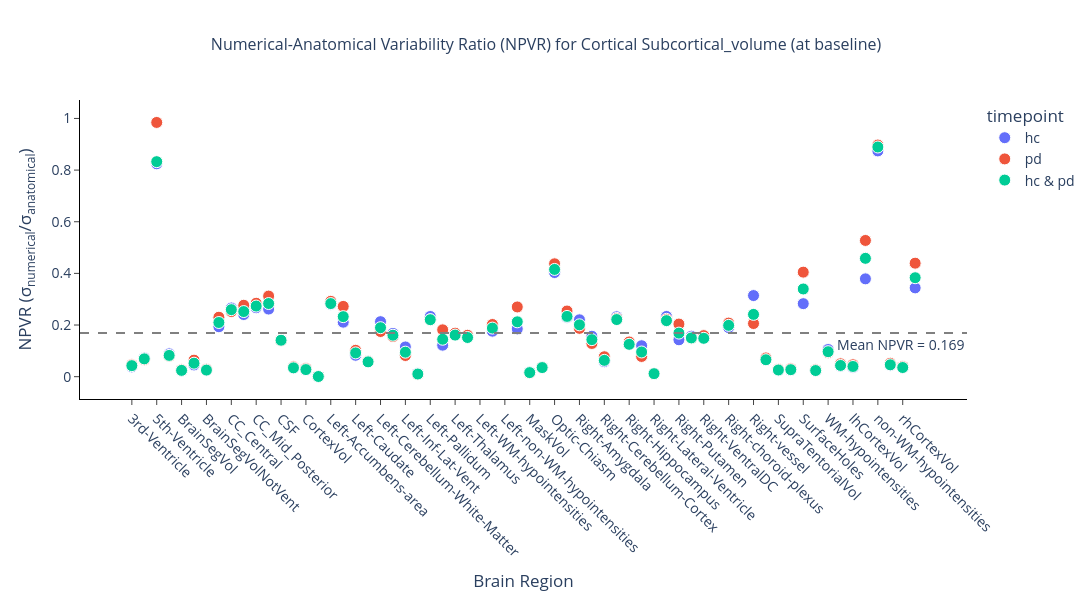
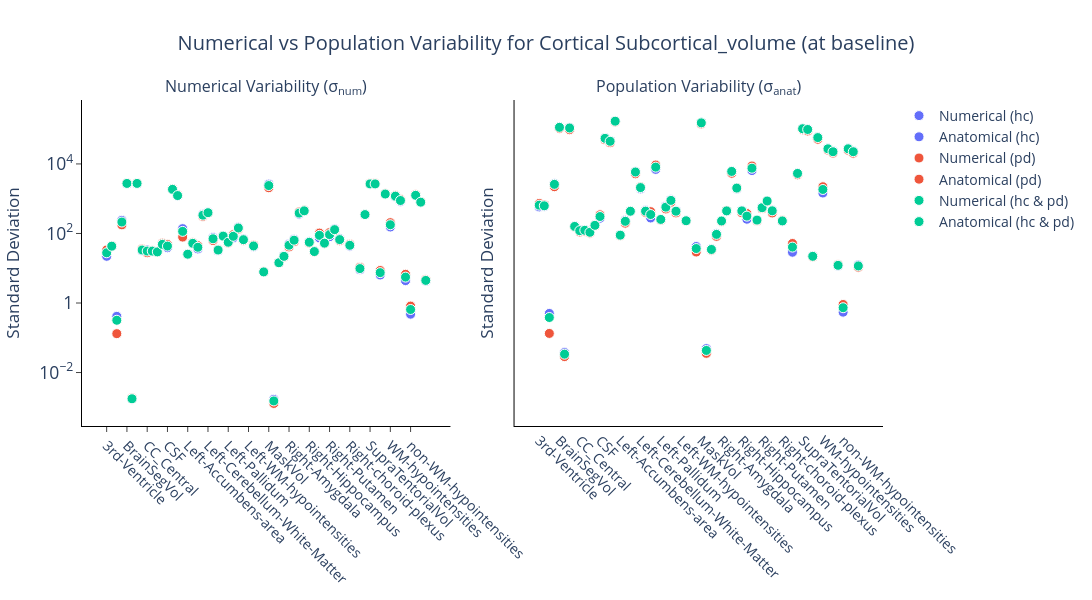

Write notebook code for charts like these, in order.
### Markdown cell above
### Baseline HC+PD

### Code cell
pop_hc_baseline, pop_pd_baseline = get_population(df, df_cohort, visit="first")
pop_hc_followup, pop_pd_followup = get_population(df, df_cohort, visit="second")

pop_hc = pop_hc_baseline
pop_pd = pop_pd_baseline
pop_all = np.concatenate([pop_hc_baseline, pop_pd_baseline])

config = NpvrConfig(
    metric=METRIC,
    bilateral=False,
    change=False,
    csv_dir=csv_dir,
    figures_dir=figures_dir,
    regions_template=regions_template,
    anondir=anondir,
    title_suffix="Cortical",
    timepoint="baseline",
)

_ = generate_npvr(
    get_stats_metric=get_stats_metric,
    pop1=pop_hc,
    pop2=pop_pd,
    pop_all=pop_all,
    pop1_name="hc",
    pop2_name="pd",
    config=config,
)

pop_hc = pop_hc_followup
pop_pd = pop_pd_followup
pop_all = np.concatenate([pop_hc_followup, pop_pd_followup])

config = NpvrConfig(
    metric=METRIC,
    bilateral=False,
    change=False,
    csv_dir=csv_dir,
    figures_dir=figures_dir,
    regions_template=regions_template,
    anondir=anondir,
    title_suffix="Cortical",
    timepoint="followup",
)

_ = generate_npvr(
    get_stats_metric=get_stats_metric,
    pop1=pop_hc,
    pop2=pop_pd,
    pop_all=pop_all,
    pop1_name="hc",
    pop2_name="pd",
    config=config,
)

### Figure 1 — Plotly figure (JSON) as saved in the notebook; plotly's stock layout.template omitted (floating-point values rounded to 4 significant figures)
{"data": [{"customdata": [[22.03, 580.8], [42.69, 593.7], [0.4129, 0.5009], [238.6, 2701.0], [2716.0, 113500.0], [0.001697, 0.0374], [2720.0, 109900.0], [31.67, 163.8], [33.71, 126.7], [30.4, 126.3], [29.87, 111.9], [45.13, 172.4], [38.88, 274.0], [1830.0, 55250.0], [1193.0, 45960.0], [137.5, 170000.0], [25.39, 90.62], [50.46, 239.1], [35.97, 434.0], [356.4, 5925.0], [408.9, 1920.0], [76.2, 454.8], [32.03, 278.3], [84.53, 6974.0], [57.95, 248.6], [74.56, 611.3], [151.5, 927.7], [69.0, 448.6], [0.0, 0.0], [41.57, 235.9], [0.0, 0.0], [7.794, 42.13], [2622.0, 151700.0], [0.001692, 0.04867], [14.36, 35.62], [22.73, 98.72], [49.47, 224.7], [68.33, 436.4], [357.8, 6170.0], [439.8, 1896.0], [57.99, 460.0], [30.8, 256.9], [74.53, 6441.0], [53.74, 230.5], [80.79, 565.8], [134.7, 859.2], [70.32, 465.1], [0.0, 0.0], [42.95, 225.8], [0.0, 0.0], [9.048, 28.81], [347.0, 5394.0], [2604.0, 103300.0], [2605.0, 99700.0], [6.392, 22.6], [1341.0, 58570.0], [153.2, 1457.0], [1134.0, 27640.0], [834.6, 22980.0], [4.401, 11.62], [0.4765, 0.545], [1216.0, 27690.0], [787.1, 23070.0], [4.265, 12.4]], "hovertemplate": "<b>%{hovertext}</b><br><br>timepoint=hc<br>region=%{x}<br>NPVR=%{y:.3f}<br>num=%{customdata[0]:.2e}<br>anat=%{customdata[1]:.2e}<extra></extra>", "hovertext": ["3rd-Ventricle", "4th-Ventricle", "5th-Ventricle", "Brain-Stem", "BrainSegVol", "BrainSegVol-to-eTIV", "BrainSegVolNotVent", "CC_Anterior", "CC_Central", "CC_Mid_Anterior", "CC_Mid_Posterior", "CC_Posterior", "CSF", "CerebralWhiteMatterVol", "CortexVol", "EstimatedTotalIntraCranialVol", "Left-Accumbens-area", "Left-Amygdala", "Left-Caudate", "Left-Cerebellum-Cortex", "Left-Cerebellum-White-Matter", "Left-Hippocampus", "Left-Inf-Lat-Vent", "Left-Lateral-Ventricle", "Left-Pallidum", "Left-Putamen", "Left-Thalamus", "Left-VentralDC", "Left-WM-hypointensities", "Left-choroid-plexus", "Left-non-WM-hypointensities", "Left-vessel", "MaskVol", "MaskVol-to-eTIV", "Optic-Chiasm", "Right-Accumbens-area", "Right-Amygdala", "Right-Caudate", "Right-Cerebellum-Cortex", "Right-Cerebellum-White-Matter", "Right-Hippocampus", "Right-Inf-Lat-Vent", "Right-Lateral-Ventricle", "Right-Pallidum", "Right-Putamen", "Right-Thalamus", "Right-VentralDC", "Right-WM-hypointensities", "Right-choroid-plexus", "Right-non-WM-hypointensities", "Right-vessel", "SubCortGrayVol", "SupraTentorialVol", "SupraTentorialVolNotVent", "SurfaceHoles", "TotalGrayVol", "WM-hypointensities", "lhCerebralWhiteMatterVol", "lhCortexVol", "lhSurfaceHoles", "non-WM-hypointensities", "rhCerebralWhiteMatterVol", "rhCortexVol", "rhSurfaceHoles"], "legendgroup": "hc", "marker": {"color": "#636efa", "line": {"color": "white", "width": 1}, "size": 12, "symbol": "circle"}, "mode": "markers", "name": "hc", "orientation": "v", "showlegend": true, "type": "scatter", "x": ["3rd-Ventricle", "4th-Ventricle", "5th-Ventricle", "Brain-Stem", "BrainSegVol", "BrainSegVol-to-eTIV", "BrainSegVolNotVent", "CC_Anterior", "CC_Central", "CC_Mid_Anterior", "CC_Mid_Posterior", "CC_Posterior", "CSF", "CerebralWhiteMatterVol", "CortexVol", "EstimatedTotalIntraCranialVol", "Left-Accumbens-area", "Left-Amygdala", "Left-Caudate", "Left-Cerebellum-Cortex", "Left-Cerebellum-White-Matter", "Left-Hippocampus", "Left-Inf-Lat-Vent", "Left-Lateral-Ventricle", "Left-Pallidum", "Left-Putamen", "Left-Thalamus", "Left-VentralDC", "Left-WM-hypointensities", "Left-choroid-plexus", "Left-non-WM-hypointensities", "Left-vessel", "MaskVol", "MaskVol-to-eTIV", "Optic-Chiasm", "Right-Accumbens-area", "Right-Amygdala", "Right-Caudate", "Right-Cerebellum-Cortex", "Right-Cerebellum-White-Matter", "Right-Hippocampus", "Right-Inf-Lat-Vent", "Right-Lateral-Ventricle", "Right-Pallidum", "Right-Putamen", "Right-Thalamus", "Right-VentralDC", "Right-WM-hypointensities", "Right-choroid-plexus", "Right-non-WM-hypointensities", "Right-vessel", "SubCortGrayVol", "SupraTentorialVol", "SupraTentorialVolNotVent", "SurfaceHoles", "TotalGrayVol", "WM-hypointensities", "lhCerebralWhiteMatterVol", "lhCortexVol", "lhSurfaceHoles", "non-WM-hypointensities", "rhCerebralWhiteMatterVol", "rhCortexVol", "rhSurfaceHoles"], "xaxis": "x", "y": [0.03794, 0.0719, 0.8244, 0.08832, 0.02393, 0.04537, 0.02476, 0.1933, 0.266, 0.2407, 0.2669, 0.2618, 0.1419, 0.03312, 0.02596, 0.0008089, 0.2802, 0.2111, 0.08288, 0.06016, 0.213, 0.1675, 0.1151, 0.01212, 0.2331, 0.122, 0.1633, 0.1538, NaN, 0.1762, NaN, 0.185, 0.01729, 0.03476, 0.4032, 0.2303, 0.2202, 0.1566, 0.05799, 0.232, 0.1261, 0.1199, 0.01157, 0.2332, 0.1428, 0.1568, 0.1512, NaN, 0.1902, NaN, 0.3141, 0.06433, 0.02521, 0.02613, 0.2828, 0.02289, 0.1052, 0.04103, 0.03632, 0.3788, 0.8743, 0.04392, 0.03411, 0.3439], "yaxis": "y"}, {"customdata": [[33.56, 731.4], [43.54, 663.1], [0.1313, 0.1333], [177.0, 2210.0], [2785.0, 104000.0], [0.001839, 0.02872], [2783.0, 96660.0], [35.47, 154.1], [27.84, 110.4], [31.9, 115.4], [29.08, 102.3], [52.46, 168.1], [48.22, 343.7], [1890.0, 49750.0], [1274.0, 40750.0], [78.64, 161000.0], [25.24, 86.51], [53.86, 197.9], [44.6, 436.9], [308.6, 5190.0], [379.6, 2170.0], [62.43, 401.9], [34.72, 423.5], [83.07, 9302.0], [53.31, 242.4], [92.0, 507.2], [133.4, 791.8], [62.64, 390.7], [0.0, 0.0], [46.18, 228.5], [0.0, 0.0], [7.884, 29.2], [2067.0, 141400.0], [0.001291, 0.03567], [14.43, 33.01], [21.03, 82.68], [41.0, 219.2], [58.2, 452.6], [415.6, 5382.0], [455.1, 2017.0], [53.17, 395.5], [29.34, 374.7], [102.4, 8723.0], [51.23, 230.7], [105.7, 518.7], [121.0, 813.8], [61.82, 388.8], [0.0, 0.0], [48.68, 234.6], [0.0, 0.0], [10.61, 51.55], [353.1, 4862.0], [2733.0, 96280.0], [2729.0, 88690.0], [8.609, 21.27], [1384.0, 51150.0], [204.4, 2208.0], [1242.0, 24950.0], [945.5, 20480.0], [6.698, 12.7], [0.8148, 0.9083], [1293.0, 24880.0], [803.7, 20370.0], [4.695, 10.68]], "hovertemplate": "<b>%{hovertext}</b><br><br>timepoint=pd<br>region=%{x}<br>NPVR=%{y:.3f}<br>num=%{customdata[0]:.2e}<br>anat=%{customdata[1]:.2e}<extra></extra>", "hovertext": ["3rd-Ventricle", "4th-Ventricle", "5th-Ventricle", "Brain-Stem", "BrainSegVol", "BrainSegVol-to-eTIV", "BrainSegVolNotVent", "CC_Anterior", "CC_Central", "CC_Mid_Anterior", "CC_Mid_Posterior", "CC_Posterior", "CSF", "CerebralWhiteMatterVol", "CortexVol", "EstimatedTotalIntraCranialVol", "Left-Accumbens-area", "Left-Amygdala", "Left-Caudate", "Left-Cerebellum-Cortex", "Left-Cerebellum-White-Matter", "Left-Hippocampus", "Left-Inf-Lat-Vent", "Left-Lateral-Ventricle", "Left-Pallidum", "Left-Putamen", "Left-Thalamus", "Left-VentralDC", "Left-WM-hypointensities", "Left-choroid-plexus", "Left-non-WM-hypointensities", "Left-vessel", "MaskVol", "MaskVol-to-eTIV", "Optic-Chiasm", "Right-Accumbens-area", "Right-Amygdala", "Right-Caudate", "Right-Cerebellum-Cortex", "Right-Cerebellum-White-Matter", "Right-Hippocampus", "Right-Inf-Lat-Vent", "Right-Lateral-Ventricle", "Right-Pallidum", "Right-Putamen", "Right-Thalamus", "Right-VentralDC", "Right-WM-hypointensities", "Right-choroid-plexus", "Right-non-WM-hypointensities", "Right-vessel", "SubCortGrayVol", "SupraTentorialVol", "SupraTentorialVolNotVent", "SurfaceHoles", "TotalGrayVol", "WM-hypointensities", "lhCerebralWhiteMatterVol", "lhCortexVol", "lhSurfaceHoles", "non-WM-hypointensities", "rhCerebralWhiteMatterVol", "rhCortexVol", "rhSurfaceHoles"], "legendgroup": "pd", "marker": {"color": "#EF553B", "line": {"color": "white", "width": 1}, "size": 12, "symbol": "circle"}, "mode": "markers", "name": "pd", "orientation": "v", "showlegend": true, "type": "scatter", "x": ["3rd-Ventricle", "4th-Ventricle", "5th-Ventricle", "Brain-Stem", "BrainSegVol", "BrainSegVol-to-eTIV", "BrainSegVolNotVent", "CC_Anterior", "CC_Central", "CC_Mid_Anterior", "CC_Mid_Posterior", "CC_Posterior", "CSF", "CerebralWhiteMatterVol", "CortexVol", "EstimatedTotalIntraCranialVol", "Left-Accumbens-area", "Left-Amygdala", "Left-Caudate", "Left-Cerebellum-Cortex", "Left-Cerebellum-White-Matter", "Left-Hippocampus", "Left-Inf-Lat-Vent", "Left-Lateral-Ventricle", "Left-Pallidum", "Left-Putamen", "Left-Thalamus", "Left-VentralDC", "Left-WM-hypointensities", "Left-choroid-plexus", "Left-non-WM-hypointensities", "Left-vessel", "MaskVol", "MaskVol-to-eTIV", "Optic-Chiasm", "Right-Accumbens-area", "Right-Amygdala", "Right-Caudate", "Right-Cerebellum-Cortex", "Right-Cerebellum-White-Matter", "Right-Hippocampus", "Right-Inf-Lat-Vent", "Right-Lateral-Ventricle", "Right-Pallidum", "Right-Putamen", "Right-Thalamus", "Right-VentralDC", "Right-WM-hypointensities", "Right-choroid-plexus", "Right-non-WM-hypointensities", "Right-vessel", "SubCortGrayVol", "SupraTentorialVol", "SupraTentorialVolNotVent", "SurfaceHoles", "TotalGrayVol", "WM-hypointensities", "lhCerebralWhiteMatterVol", "lhCortexVol", "lhSurfaceHoles", "non-WM-hypointensities", "rhCerebralWhiteMatterVol", "rhCortexVol", "rhSurfaceHoles"], "xaxis": "x", "y": [0.04588, 0.06567, 0.9845, 0.08007, 0.02677, 0.06403, 0.02879, 0.2302, 0.2522, 0.2766, 0.2843, 0.3121, 0.1403, 0.03799, 0.03127, 0.0004884, 0.2918, 0.2722, 0.1021, 0.05946, 0.175, 0.1553, 0.08198, 0.00893, 0.22, 0.1814, 0.1685, 0.1603, NaN, 0.2021, NaN, 0.27, 0.01462, 0.03621, 0.4371, 0.2543, 0.1871, 0.1286, 0.07722, 0.2257, 0.1345, 0.07831, 0.01174, 0.222, 0.2038, 0.1487, 0.159, NaN, 0.2074, NaN, 0.2059, 0.07263, 0.02839, 0.03076, 0.4048, 0.02706, 0.09259, 0.04979, 0.04617, 0.5275, 0.8971, 0.05199, 0.03946, 0.4395], "yaxis": "y"}, {"customdata": [[27.81, 651.3], [43.08, 624.3], [0.3187, 0.3828], [213.1, 2587.0], [2747.0, 112900.0], [0.001762, 0.03374], [2748.0, 108100.0], [33.43, 159.3], [31.21, 120.3], [31.09, 123.3], [29.51, 107.9], [48.56, 171.4], [43.33, 307.1], [1857.0, 54420.0], [1230.0, 44770.0], [114.8, 169500.0], [25.32, 89.46], [52.02, 223.8], [40.08, 435.5], [335.8, 5856.0], [396.0, 2087.0], [70.35, 438.1], [33.27, 350.7], [83.88, 8086.0], [55.91, 253.4], [82.85, 571.5], [143.6, 892.1], [66.22, 436.4], [0.0, 0.0], [43.7, 232.3], [0.0, 0.0], [7.835, 36.88], [2389.0, 151700.0], [0.001525, 0.04322], [14.39, 34.65], [21.98, 94.19], [45.86, 228.4], [63.97, 445.9], [384.9, 6087.0], [446.8, 2019.0], [55.88, 446.0], [30.15, 315.4], [88.17, 7537.0], [52.63, 242.5], [92.81, 550.1], [128.7, 857.2], [66.63, 448.6], [0.0, 0.0], [45.61, 229.5], [0.0, 0.0], [9.782, 40.55], [349.8, 5329.0], [2663.0, 102900.0], [2661.0, 97960.0], [7.47, 21.99], [1360.0, 57270.0], [178.1, 1841.0], [1184.0, 27240.0], [886.1, 22420.0], [5.553, 12.12], [0.6507, 0.7315], [1252.0, 27260.0], [794.6, 22440.0], [4.463, 11.65]], "hovertemplate": "<b>%{hovertext}</b><br><br>timepoint=hc & pd<br>region=%{x}<br>NPVR=%{y:.3f}<br>num=%{customdata[0]:.2e}<br>anat=%{customdata[1]:.2e}<extra></extra>", "hovertext": ["3rd-Ventricle", "4th-Ventricle", "5th-Ventricle", "Brain-Stem", "BrainSegVol", "BrainSegVol-to-eTIV", "BrainSegVolNotVent", "CC_Anterior", "CC_Central", "CC_Mid_Anterior", "CC_Mid_Posterior", "CC_Posterior", "CSF", "CerebralWhiteMatterVol", "CortexVol", "EstimatedTotalIntraCranialVol", "Left-Accumbens-area", "Left-Amygdala", "Left-Caudate", "Left-Cerebellum-Cortex", "Left-Cerebellum-White-Matter", "Left-Hippocampus", "Left-Inf-Lat-Vent", "Left-Lateral-Ventricle", "Left-Pallidum", "Left-Putamen", "Left-Thalamus", "Left-VentralDC", "Left-WM-hypointensities", "Left-choroid-plexus", "Left-non-WM-hypointensities", "Left-vessel", "MaskVol", "MaskVol-to-eTIV", "Optic-Chiasm", "Right-Accumbens-area", "Right-Amygdala", "Right-Caudate", "Right-Cerebellum-Cortex", "Right-Cerebellum-White-Matter", "Right-Hippocampus", "Right-Inf-Lat-Vent", "Right-Lateral-Ventricle", "Right-Pallidum", "Right-Putamen", "Right-Thalamus", "Right-VentralDC", "Right-WM-hypointensities", "Right-choroid-plexus", "Right-non-WM-hypointensities", "Right-vessel", "SubCortGrayVol", "SupraTentorialVol", "SupraTentorialVolNotVent", "SurfaceHoles", "TotalGrayVol", "WM-hypointensities", "lhCerebralWhiteMatterVol", "lhCortexVol", "lhSurfaceHoles", "non-WM-hypointensities", "rhCerebralWhiteMatterVol", "rhCortexVol", "rhSurfaceHoles"], "legendgroup": "hc & pd", "marker": {"color": "#00cc96", "line": {"color": "white", "width": 1}, "size": 12, "symbol": "circle"}, "mode": "markers", "name": "hc & pd", "orientation": "v", "showlegend": true, "type": "scatter", "x": ["3rd-Ventricle", "4th-Ventricle", "5th-Ventricle", "Brain-Stem", "BrainSegVol", "BrainSegVol-to-eTIV", "BrainSegVolNotVent", "CC_Anterior", "CC_Central", "CC_Mid_Anterior", "CC_Mid_Posterior", "CC_Posterior", "CSF", "CerebralWhiteMatterVol", "CortexVol", "EstimatedTotalIntraCranialVol", "Left-Accumbens-area", "Left-Amygdala", "Left-Caudate", "Left-Cerebellum-Cortex", "Left-Cerebellum-White-Matter", "Left-Hippocampus", "Left-Inf-Lat-Vent", "Left-Lateral-Ventricle", "Left-Pallidum", "Left-Putamen", "Left-Thalamus", "Left-VentralDC", "Left-WM-hypointensities", "Left-choroid-plexus", "Left-non-WM-hypointensities", "Left-vessel", "MaskVol", "MaskVol-to-eTIV", "Optic-Chiasm", "Right-Accumbens-area", "Right-Amygdala", "Right-Caudate", "Right-Cerebellum-Cortex", "Right-Cerebellum-White-Matter", "Right-Hippocampus", "Right-Inf-Lat-Vent", "Right-Lateral-Ventricle", "Right-Pallidum", "Right-Putamen", "Right-Thalamus", "Right-VentralDC", "Right-WM-hypointensities", "Right-choroid-plexus", "Right-non-WM-hypointensities", "Right-vessel", "SubCortGrayVol", "SupraTentorialVol", "SupraTentorialVolNotVent", "SurfaceHoles", "TotalGrayVol", "WM-hypointensities", "lhCerebralWhiteMatterVol", "lhCortexVol", "lhSurfaceHoles", "non-WM-hypointensities", "rhCerebralWhiteMatterVol", "rhCortexVol", "rhSurfaceHoles"], "xaxis": "x", "y": [0.0427, 0.069, 0.8326, 0.08238, 0.02433, 0.05223, 0.02543, 0.2098, 0.2595, 0.2522, 0.2734, 0.2833, 0.1411, 0.03412, 0.02748, 0.0006775, 0.2831, 0.2325, 0.09203, 0.05734, 0.1897, 0.1606, 0.09487, 0.01037, 0.2207, 0.145, 0.161, 0.1518, NaN, 0.1881, NaN, 0.2124, 0.01575, 0.03528, 0.4153, 0.2334, 0.2008, 0.1435, 0.06323, 0.2212, 0.1253, 0.0956, 0.0117, 0.217, 0.1687, 0.1502, 0.1485, NaN, 0.1988, NaN, 0.2412, 0.06564, 0.02587, 0.02717, 0.3396, 0.02375, 0.09673, 0.04346, 0.03952, 0.4583, 0.8895, 0.04592, 0.03541, 0.3832], "yaxis": "y"}], "layout": {"annotations": [{"showarrow": false, "text": "Mean NPVR = 0.169", "x": 1, "xanchor": "right", "xref": "x domain", "y": 0.169, "yanchor": "top", "yref": "y"}], "font": {"size": 14}, "height": 600, "legend": {"title": {"text": "timepoint"}, "tracegroupgap": 0}, "plot_bgcolor": "white", "shapes": [{"line": {"color": "gray", "dash": "dash"}, "type": "line", "x0": 0, "x1": 1, "xref": "x domain", "y0": 0.169, "y1": 0.169, "yref": "y"}], "title": {"font": {"size": 16}, "text": "Numerical-Anatomical Variability Ratio (NPVR) for Cortical Subcortical_volume (at baseline)", "x": 0.5}, "width": 1400, "xaxis": {"anchor": "y", "domain": [0.0, 1.0], "linecolor": "black", "linewidth": 1, "showline": true, "tickangle": 45, "ticks": "outside", "title": {"text": "Brain Region"}}, "yaxis": {"anchor": "x", "domain": [0.0, 1.0], "exponentformat": "power", "linecolor": "black", "linewidth": 1, "showline": true, "ticks": "outside", "title": {"text": "NPVR (σ<sub>numerical</sub>/σ<sub>anatomical</sub>)"}}}}

### Figure 2 — Plotly figure (JSON) as saved in the notebook; plotly's stock layout.template omitted (floating-point values rounded to 4 significant figures)
{"data": [{"marker": {"color": "#636EFA", "line": {"color": "white", "width": 1}, "size": 10, "symbol": "circle"}, "mode": "markers", "name": "Numerical (hc)", "showlegend": true, "type": "scatter", "x": ["3rd-Ventricle", "4th-Ventricle", "5th-Ventricle", "Brain-Stem", "BrainSegVol", "BrainSegVol-to-eTIV", "BrainSegVolNotVent", "CC_Anterior", "CC_Central", "CC_Mid_Anterior", "CC_Mid_Posterior", "CC_Posterior", "CSF", "CerebralWhiteMatterVol", "CortexVol", "EstimatedTotalIntraCranialVol", "Left-Accumbens-area", "Left-Amygdala", "Left-Caudate", "Left-Cerebellum-Cortex", "Left-Cerebellum-White-Matter", "Left-Hippocampus", "Left-Inf-Lat-Vent", "Left-Lateral-Ventricle", "Left-Pallidum", "Left-Putamen", "Left-Thalamus", "Left-VentralDC", "Left-WM-hypointensities", "Left-choroid-plexus", "Left-non-WM-hypointensities", "Left-vessel", "MaskVol", "MaskVol-to-eTIV", "Optic-Chiasm", "Right-Accumbens-area", "Right-Amygdala", "Right-Caudate", "Right-Cerebellum-Cortex", "Right-Cerebellum-White-Matter", "Right-Hippocampus", "Right-Inf-Lat-Vent", "Right-Lateral-Ventricle", "Right-Pallidum", "Right-Putamen", "Right-Thalamus", "Right-VentralDC", "Right-WM-hypointensities", "Right-choroid-plexus", "Right-non-WM-hypointensities", "Right-vessel", "SubCortGrayVol", "SupraTentorialVol", "SupraTentorialVolNotVent", "SurfaceHoles", "TotalGrayVol", "WM-hypointensities", "lhCerebralWhiteMatterVol", "lhCortexVol", "lhSurfaceHoles", "non-WM-hypointensities", "rhCerebralWhiteMatterVol", "rhCortexVol", "rhSurfaceHoles"], "xaxis": "x", "y": [22.03, 42.69, 0.4129, 238.6, 2716.0, 0.001697, 2720.0, 31.67, 33.71, 30.4, 29.87, 45.13, 38.88, 1830.0, 1193.0, 137.5, 25.39, 50.46, 35.97, 356.4, 408.9, 76.2, 32.03, 84.53, 57.95, 74.56, 151.5, 69.0, 0.0, 41.57, 0.0, 7.794, 2622.0, 0.001692, 14.36, 22.73, 49.47, 68.33, 357.8, 439.8, 57.99, 30.8, 74.53, 53.74, 80.79, 134.7, 70.32, 0.0, 42.95, 0.0, 9.048, 347.0, 2604.0, 2605.0, 6.392, 1341.0, 153.2, 1134.0, 834.6, 4.401, 0.4765, 1216.0, 787.1, 4.265], "yaxis": "y"}, {"marker": {"color": "#636EFA", "line": {"color": "white", "width": 1}, "size": 10, "symbol": "circle"}, "mode": "markers", "name": "Anatomical (hc)", "showlegend": true, "type": "scatter", "x": ["3rd-Ventricle", "4th-Ventricle", "5th-Ventricle", "Brain-Stem", "BrainSegVol", "BrainSegVol-to-eTIV", "BrainSegVolNotVent", "CC_Anterior", "CC_Central", "CC_Mid_Anterior", "CC_Mid_Posterior", "CC_Posterior", "CSF", "CerebralWhiteMatterVol", "CortexVol", "EstimatedTotalIntraCranialVol", "Left-Accumbens-area", "Left-Amygdala", "Left-Caudate", "Left-Cerebellum-Cortex", "Left-Cerebellum-White-Matter", "Left-Hippocampus", "Left-Inf-Lat-Vent", "Left-Lateral-Ventricle", "Left-Pallidum", "Left-Putamen", "Left-Thalamus", "Left-VentralDC", "Left-WM-hypointensities", "Left-choroid-plexus", "Left-non-WM-hypointensities", "Left-vessel", "MaskVol", "MaskVol-to-eTIV", "Optic-Chiasm", "Right-Accumbens-area", "Right-Amygdala", "Right-Caudate", "Right-Cerebellum-Cortex", "Right-Cerebellum-White-Matter", "Right-Hippocampus", "Right-Inf-Lat-Vent", "Right-Lateral-Ventricle", "Right-Pallidum", "Right-Putamen", "Right-Thalamus", "Right-VentralDC", "Right-WM-hypointensities", "Right-choroid-plexus", "Right-non-WM-hypointensities", "Right-vessel", "SubCortGrayVol", "SupraTentorialVol", "SupraTentorialVolNotVent", "SurfaceHoles", "TotalGrayVol", "WM-hypointensities", "lhCerebralWhiteMatterVol", "lhCortexVol", "lhSurfaceHoles", "non-WM-hypointensities", "rhCerebralWhiteMatterVol", "rhCortexVol", "rhSurfaceHoles"], "xaxis": "x2", "y": [580.8, 593.7, 0.5009, 2701.0, 113500.0, 0.0374, 109900.0, 163.8, 126.7, 126.3, 111.9, 172.4, 274.0, 55250.0, 45960.0, 170000.0, 90.62, 239.1, 434.0, 5925.0, 1920.0, 454.8, 278.3, 6974.0, 248.6, 611.3, 927.7, 448.6, 0.0, 235.9, 0.0, 42.13, 151700.0, 0.04867, 35.62, 98.72, 224.7, 436.4, 6170.0, 1896.0, 460.0, 256.9, 6441.0, 230.5, 565.8, 859.2, 465.1, 0.0, 225.8, 0.0, 28.81, 5394.0, 103300.0, 99700.0, 22.6, 58570.0, 1457.0, 27640.0, 22980.0, 11.62, 0.545, 27690.0, 23070.0, 12.4], "yaxis": "y2"}, {"marker": {"color": "#EF553B", "line": {"color": "white", "width": 1}, "size": 10, "symbol": "circle"}, "mode": "markers", "name": "Numerical (pd)", "showlegend": true, "type": "scatter", "x": ["3rd-Ventricle", "4th-Ventricle", "5th-Ventricle", "Brain-Stem", "BrainSegVol", "BrainSegVol-to-eTIV", "BrainSegVolNotVent", "CC_Anterior", "CC_Central", "CC_Mid_Anterior", "CC_Mid_Posterior", "CC_Posterior", "CSF", "CerebralWhiteMatterVol", "CortexVol", "EstimatedTotalIntraCranialVol", "Left-Accumbens-area", "Left-Amygdala", "Left-Caudate", "Left-Cerebellum-Cortex", "Left-Cerebellum-White-Matter", "Left-Hippocampus", "Left-Inf-Lat-Vent", "Left-Lateral-Ventricle", "Left-Pallidum", "Left-Putamen", "Left-Thalamus", "Left-VentralDC", "Left-WM-hypointensities", "Left-choroid-plexus", "Left-non-WM-hypointensities", "Left-vessel", "MaskVol", "MaskVol-to-eTIV", "Optic-Chiasm", "Right-Accumbens-area", "Right-Amygdala", "Right-Caudate", "Right-Cerebellum-Cortex", "Right-Cerebellum-White-Matter", "Right-Hippocampus", "Right-Inf-Lat-Vent", "Right-Lateral-Ventricle", "Right-Pallidum", "Right-Putamen", "Right-Thalamus", "Right-VentralDC", "Right-WM-hypointensities", "Right-choroid-plexus", "Right-non-WM-hypointensities", "Right-vessel", "SubCortGrayVol", "SupraTentorialVol", "SupraTentorialVolNotVent", "SurfaceHoles", "TotalGrayVol", "WM-hypointensities", "lhCerebralWhiteMatterVol", "lhCortexVol", "lhSurfaceHoles", "non-WM-hypointensities", "rhCerebralWhiteMatterVol", "rhCortexVol", "rhSurfaceHoles"], "xaxis": "x", "y": [33.56, 43.54, 0.1313, 177.0, 2785.0, 0.001839, 2783.0, 35.47, 27.84, 31.9, 29.08, 52.46, 48.22, 1890.0, 1274.0, 78.64, 25.24, 53.86, 44.6, 308.6, 379.6, 62.43, 34.72, 83.07, 53.31, 92.0, 133.4, 62.64, 0.0, 46.18, 0.0, 7.884, 2067.0, 0.001291, 14.43, 21.03, 41.0, 58.2, 415.6, 455.1, 53.17, 29.34, 102.4, 51.23, 105.7, 121.0, 61.82, 0.0, 48.68, 0.0, 10.61, 353.1, 2733.0, 2729.0, 8.609, 1384.0, 204.4, 1242.0, 945.5, 6.698, 0.8148, 1293.0, 803.7, 4.695], "yaxis": "y"}, {"marker": {"color": "#EF553B", "line": {"color": "white", "width": 1}, "size": 10, "symbol": "circle"}, "mode": "markers", "name": "Anatomical (pd)", "showlegend": true, "type": "scatter", "x": ["3rd-Ventricle", "4th-Ventricle", "5th-Ventricle", "Brain-Stem", "BrainSegVol", "BrainSegVol-to-eTIV", "BrainSegVolNotVent", "CC_Anterior", "CC_Central", "CC_Mid_Anterior", "CC_Mid_Posterior", "CC_Posterior", "CSF", "CerebralWhiteMatterVol", "CortexVol", "EstimatedTotalIntraCranialVol", "Left-Accumbens-area", "Left-Amygdala", "Left-Caudate", "Left-Cerebellum-Cortex", "Left-Cerebellum-White-Matter", "Left-Hippocampus", "Left-Inf-Lat-Vent", "Left-Lateral-Ventricle", "Left-Pallidum", "Left-Putamen", "Left-Thalamus", "Left-VentralDC", "Left-WM-hypointensities", "Left-choroid-plexus", "Left-non-WM-hypointensities", "Left-vessel", "MaskVol", "MaskVol-to-eTIV", "Optic-Chiasm", "Right-Accumbens-area", "Right-Amygdala", "Right-Caudate", "Right-Cerebellum-Cortex", "Right-Cerebellum-White-Matter", "Right-Hippocampus", "Right-Inf-Lat-Vent", "Right-Lateral-Ventricle", "Right-Pallidum", "Right-Putamen", "Right-Thalamus", "Right-VentralDC", "Right-WM-hypointensities", "Right-choroid-plexus", "Right-non-WM-hypointensities", "Right-vessel", "SubCortGrayVol", "SupraTentorialVol", "SupraTentorialVolNotVent", "SurfaceHoles", "TotalGrayVol", "WM-hypointensities", "lhCerebralWhiteMatterVol", "lhCortexVol", "lhSurfaceHoles", "non-WM-hypointensities", "rhCerebralWhiteMatterVol", "rhCortexVol", "rhSurfaceHoles"], "xaxis": "x2", "y": [731.4, 663.1, 0.1333, 2210.0, 104000.0, 0.02872, 96660.0, 154.1, 110.4, 115.4, 102.3, 168.1, 343.7, 49750.0, 40750.0, 161000.0, 86.51, 197.9, 436.9, 5190.0, 2170.0, 401.9, 423.5, 9302.0, 242.4, 507.2, 791.8, 390.7, 0.0, 228.5, 0.0, 29.2, 141400.0, 0.03567, 33.01, 82.68, 219.2, 452.6, 5382.0, 2017.0, 395.5, 374.7, 8723.0, 230.7, 518.7, 813.8, 388.8, 0.0, 234.6, 0.0, 51.55, 4862.0, 96280.0, 88690.0, 21.27, 51150.0, 2208.0, 24950.0, 20480.0, 12.7, 0.9083, 24880.0, 20370.0, 10.68], "yaxis": "y2"}, {"marker": {"color": "#00CC96", "line": {"color": "white", "width": 1}, "size": 10, "symbol": "circle"}, "mode": "markers", "name": "Numerical (hc & pd)", "showlegend": true, "type": "scatter", "x": ["3rd-Ventricle", "4th-Ventricle", "5th-Ventricle", "Brain-Stem", "BrainSegVol", "BrainSegVol-to-eTIV", "BrainSegVolNotVent", "CC_Anterior", "CC_Central", "CC_Mid_Anterior", "CC_Mid_Posterior", "CC_Posterior", "CSF", "CerebralWhiteMatterVol", "CortexVol", "EstimatedTotalIntraCranialVol", "Left-Accumbens-area", "Left-Amygdala", "Left-Caudate", "Left-Cerebellum-Cortex", "Left-Cerebellum-White-Matter", "Left-Hippocampus", "Left-Inf-Lat-Vent", "Left-Lateral-Ventricle", "Left-Pallidum", "Left-Putamen", "Left-Thalamus", "Left-VentralDC", "Left-WM-hypointensities", "Left-choroid-plexus", "Left-non-WM-hypointensities", "Left-vessel", "MaskVol", "MaskVol-to-eTIV", "Optic-Chiasm", "Right-Accumbens-area", "Right-Amygdala", "Right-Caudate", "Right-Cerebellum-Cortex", "Right-Cerebellum-White-Matter", "Right-Hippocampus", "Right-Inf-Lat-Vent", "Right-Lateral-Ventricle", "Right-Pallidum", "Right-Putamen", "Right-Thalamus", "Right-VentralDC", "Right-WM-hypointensities", "Right-choroid-plexus", "Right-non-WM-hypointensities", "Right-vessel", "SubCortGrayVol", "SupraTentorialVol", "SupraTentorialVolNotVent", "SurfaceHoles", "TotalGrayVol", "WM-hypointensities", "lhCerebralWhiteMatterVol", "lhCortexVol", "lhSurfaceHoles", "non-WM-hypointensities", "rhCerebralWhiteMatterVol", "rhCortexVol", "rhSurfaceHoles"], "xaxis": "x", "y": [27.81, 43.08, 0.3187, 213.1, 2747.0, 0.001762, 2748.0, 33.43, 31.21, 31.09, 29.51, 48.56, 43.33, 1857.0, 1230.0, 114.8, 25.32, 52.02, 40.08, 335.8, 396.0, 70.35, 33.27, 83.88, 55.91, 82.85, 143.6, 66.22, 0.0, 43.7, 0.0, 7.835, 2389.0, 0.001525, 14.39, 21.98, 45.86, 63.97, 384.9, 446.8, 55.88, 30.15, 88.17, 52.63, 92.81, 128.7, 66.63, 0.0, 45.61, 0.0, 9.782, 349.8, 2663.0, 2661.0, 7.47, 1360.0, 178.1, 1184.0, 886.1, 5.553, 0.6507, 1252.0, 794.6, 4.463], "yaxis": "y"}, {"marker": {"color": "#00CC96", "line": {"color": "white", "width": 1}, "size": 10, "symbol": "circle"}, "mode": "markers", "name": "Anatomical (hc & pd)", "showlegend": true, "type": "scatter", "x": ["3rd-Ventricle", "4th-Ventricle", "5th-Ventricle", "Brain-Stem", "BrainSegVol", "BrainSegVol-to-eTIV", "BrainSegVolNotVent", "CC_Anterior", "CC_Central", "CC_Mid_Anterior", "CC_Mid_Posterior", "CC_Posterior", "CSF", "CerebralWhiteMatterVol", "CortexVol", "EstimatedTotalIntraCranialVol", "Left-Accumbens-area", "Left-Amygdala", "Left-Caudate", "Left-Cerebellum-Cortex", "Left-Cerebellum-White-Matter", "Left-Hippocampus", "Left-Inf-Lat-Vent", "Left-Lateral-Ventricle", "Left-Pallidum", "Left-Putamen", "Left-Thalamus", "Left-VentralDC", "Left-WM-hypointensities", "Left-choroid-plexus", "Left-non-WM-hypointensities", "Left-vessel", "MaskVol", "MaskVol-to-eTIV", "Optic-Chiasm", "Right-Accumbens-area", "Right-Amygdala", "Right-Caudate", "Right-Cerebellum-Cortex", "Right-Cerebellum-White-Matter", "Right-Hippocampus", "Right-Inf-Lat-Vent", "Right-Lateral-Ventricle", "Right-Pallidum", "Right-Putamen", "Right-Thalamus", "Right-VentralDC", "Right-WM-hypointensities", "Right-choroid-plexus", "Right-non-WM-hypointensities", "Right-vessel", "SubCortGrayVol", "SupraTentorialVol", "SupraTentorialVolNotVent", "SurfaceHoles", "TotalGrayVol", "WM-hypointensities", "lhCerebralWhiteMatterVol", "lhCortexVol", "lhSurfaceHoles", "non-WM-hypointensities", "rhCerebralWhiteMatterVol", "rhCortexVol", "rhSurfaceHoles"], "xaxis": "x2", "y": [651.3, 624.3, 0.3828, 2587.0, 112900.0, 0.03374, 108100.0, 159.3, 120.3, 123.3, 107.9, 171.4, 307.1, 54420.0, 44770.0, 169500.0, 89.46, 223.8, 435.5, 5856.0, 2087.0, 438.1, 350.7, 8086.0, 253.4, 571.5, 892.1, 436.4, 0.0, 232.3, 0.0, 36.88, 151700.0, 0.04322, 34.65, 94.19, 228.4, 445.9, 6087.0, 2019.0, 446.0, 315.4, 7537.0, 242.5, 550.1, 857.2, 448.6, 0.0, 229.5, 0.0, 40.55, 5329.0, 102900.0, 97960.0, 21.99, 57270.0, 1841.0, 27240.0, 22420.0, 12.12, 0.7315, 27260.0, 22440.0, 11.65], "yaxis": "y2"}], "layout": {"annotations": [{"font": {"size": 16}, "showarrow": false, "text": "Numerical Variability (σ<sub>num</sub>)", "x": 0.23, "xanchor": "center", "xref": "paper", "y": 1.0, "yanchor": "bottom", "yref": "paper"}, {"font": {"size": 16}, "showarrow": false, "text": "Population Variability (σ<sub>anat</sub>)", "x": 0.77, "xanchor": "center", "xref": "paper", "y": 1.0, "yanchor": "bottom", "yref": "paper"}], "font": {"size": 14}, "height": 600, "plot_bgcolor": "white", "title": {"text": "Numerical vs Population Variability for Cortical Subcortical_volume (at baseline)", "x": 0.5}, "width": 1400, "xaxis": {"anchor": "y", "domain": [0.0, 0.46], "linecolor": "black", "linewidth": 1, "showline": true, "tickangle": 45, "ticks": "outside"}, "xaxis2": {"anchor": "y2", "domain": [0.54, 1.0], "linecolor": "black", "linewidth": 1, "showline": true, "tickangle": 45}, "yaxis": {"anchor": "x", "domain": [0.0, 1.0], "exponentformat": "power", "linecolor": "black", "linewidth": 1, "showline": true, "ticks": "outside", "title": {"text": "Standard Deviation"}, "type": "log"}, "yaxis2": {"anchor": "x2", "domain": [0.0, 1.0], "exponentformat": "power", "linecolor": "black", "linewidth": 1, "matches": "y", "showline": true, "showticklabels": false, "title": {"text": "Standard Deviation"}, "type": "log"}}}
